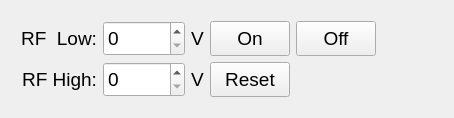
<?xml version="1.0" encoding="UTF-8"?>
<ui version="4.0">
 <class>MainWindow</class>
 <widget class="QMainWindow" name="MainWindow">
  <property name="geometry">
   <rect>
    <x>0</x>
    <y>0</y>
    <width>449</width>
    <height>118</height>
   </rect>
  </property>
  <property name="sizePolicy">
   <sizepolicy hsizetype="Maximum" vsizetype="Preferred">
    <horstretch>0</horstretch>
    <verstretch>0</verstretch>
   </sizepolicy>
  </property>
  <property name="maximumSize">
   <size>
    <width>577</width>
    <height>129</height>
   </size>
  </property>
  <property name="font">
   <font>
    <pointsize>12</pointsize>
   </font>
  </property>
  <property name="windowTitle">
   <string>Emittance Plot Processing</string>
  </property>
  <property name="windowIcon">
   <iconset>
    <normaloff>icon.png</normaloff>icon.png</iconset>
  </property>
  <widget class="QWidget" name="centralwidget">
   <property name="sizePolicy">
    <sizepolicy hsizetype="Maximum" vsizetype="Preferred">
     <horstretch>0</horstretch>
     <verstretch>0</verstretch>
    </sizepolicy>
   </property>
   <layout class="QVBoxLayout" name="verticalLayout">
    <item>
     <layout class="QGridLayout" name="gridLayout_7">
      <property name="leftMargin">
       <number>12</number>
      </property>
      <property name="topMargin">
       <number>12</number>
      </property>
      <property name="rightMargin">
       <number>12</number>
      </property>
      <property name="bottomMargin">
       <number>12</number>
      </property>
      <item row="1" column="1">
       <widget class="QSpinBox" name="spinBox_2">
        <property name="sizePolicy">
         <sizepolicy hsizetype="Minimum" vsizetype="Fixed">
          <horstretch>0</horstretch>
          <verstretch>0</verstretch>
         </sizepolicy>
        </property>
        <property name="minimumSize">
         <size>
          <width>0</width>
          <height>35</height>
         </size>
        </property>
        <property name="maximumSize">
         <size>
          <width>16777215</width>
          <height>35</height>
         </size>
        </property>
        <property name="font">
         <font>
          <pointsize>14</pointsize>
         </font>
        </property>
        <property name="keyboardTracking">
         <bool>false</bool>
        </property>
        <property name="maximum">
         <number>99999</number>
        </property>
        <property name="singleStep">
         <number>50</number>
        </property>
        <property name="value">
         <number>0</number>
        </property>
       </widget>
      </item>
      <item row="0" column="4">
       <widget class="QPushButton" name="pushButton_4">
        <property name="sizePolicy">
         <sizepolicy hsizetype="Maximum" vsizetype="Fixed">
          <horstretch>0</horstretch>
          <verstretch>0</verstretch>
         </sizepolicy>
        </property>
        <property name="minimumSize">
         <size>
          <width>0</width>
          <height>35</height>
         </size>
        </property>
        <property name="maximumSize">
         <size>
          <width>16777215</width>
          <height>35</height>
         </size>
        </property>
        <property name="font">
         <font>
          <pointsize>14</pointsize>
         </font>
        </property>
        <property name="text">
         <string>Off</string>
        </property>
        <property name="checkable">
         <bool>false</bool>
        </property>
       </widget>
      </item>
      <item row="0" column="2">
       <widget class="QLabel" name="label_3">
        <property name="sizePolicy">
         <sizepolicy hsizetype="Maximum" vsizetype="Fixed">
          <horstretch>0</horstretch>
          <verstretch>0</verstretch>
         </sizepolicy>
        </property>
        <property name="minimumSize">
         <size>
          <width>0</width>
          <height>35</height>
         </size>
        </property>
        <property name="maximumSize">
         <size>
          <width>16777215</width>
          <height>35</height>
         </size>
        </property>
        <property name="font">
         <font>
          <pointsize>14</pointsize>
         </font>
        </property>
        <property name="text">
         <string>V</string>
        </property>
       </widget>
      </item>
      <item row="0" column="1">
       <widget class="QSpinBox" name="spinBox_1">
        <property name="sizePolicy">
         <sizepolicy hsizetype="Minimum" vsizetype="Fixed">
          <horstretch>0</horstretch>
          <verstretch>0</verstretch>
         </sizepolicy>
        </property>
        <property name="minimumSize">
         <size>
          <width>0</width>
          <height>35</height>
         </size>
        </property>
        <property name="maximumSize">
         <size>
          <width>16777215</width>
          <height>35</height>
         </size>
        </property>
        <property name="font">
         <font>
          <pointsize>14</pointsize>
         </font>
        </property>
        <property name="keyboardTracking">
         <bool>false</bool>
        </property>
        <property name="maximum">
         <number>9999</number>
        </property>
        <property name="singleStep">
         <number>50</number>
        </property>
        <property name="value">
         <number>0</number>
        </property>
       </widget>
      </item>
      <item row="0" column="0">
       <widget class="QLabel" name="label_1">
        <property name="sizePolicy">
         <sizepolicy hsizetype="Minimum" vsizetype="Fixed">
          <horstretch>0</horstretch>
          <verstretch>0</verstretch>
         </sizepolicy>
        </property>
        <property name="minimumSize">
         <size>
          <width>0</width>
          <height>35</height>
         </size>
        </property>
        <property name="maximumSize">
         <size>
          <width>16777215</width>
          <height>35</height>
         </size>
        </property>
        <property name="font">
         <font>
          <pointsize>14</pointsize>
         </font>
        </property>
        <property name="text">
         <string>RF  Low:</string>
        </property>
        <property name="alignment">
         <set>Qt::AlignRight|Qt::AlignTrailing|Qt::AlignVCenter</set>
        </property>
        <property name="buddy">
         <cstring>spinBox_2</cstring>
        </property>
       </widget>
      </item>
      <item row="0" column="3">
       <widget class="QPushButton" name="pushButton_3">
        <property name="sizePolicy">
         <sizepolicy hsizetype="Maximum" vsizetype="Fixed">
          <horstretch>0</horstretch>
          <verstretch>0</verstretch>
         </sizepolicy>
        </property>
        <property name="minimumSize">
         <size>
          <width>0</width>
          <height>35</height>
         </size>
        </property>
        <property name="maximumSize">
         <size>
          <width>16777215</width>
          <height>35</height>
         </size>
        </property>
        <property name="font">
         <font>
          <pointsize>14</pointsize>
         </font>
        </property>
        <property name="text">
         <string>On</string>
        </property>
        <property name="checkable">
         <bool>false</bool>
        </property>
       </widget>
      </item>
      <item row="1" column="0">
       <widget class="QLabel" name="label_2">
        <property name="sizePolicy">
         <sizepolicy hsizetype="Minimum" vsizetype="Fixed">
          <horstretch>0</horstretch>
          <verstretch>0</verstretch>
         </sizepolicy>
        </property>
        <property name="minimumSize">
         <size>
          <width>0</width>
          <height>35</height>
         </size>
        </property>
        <property name="maximumSize">
         <size>
          <width>16777215</width>
          <height>35</height>
         </size>
        </property>
        <property name="font">
         <font>
          <pointsize>14</pointsize>
         </font>
        </property>
        <property name="text">
         <string>RF High:</string>
        </property>
        <property name="alignment">
         <set>Qt::AlignRight|Qt::AlignTrailing|Qt::AlignVCenter</set>
        </property>
        <property name="buddy">
         <cstring>spinBox_1</cstring>
        </property>
       </widget>
      </item>
      <item row="1" column="2">
       <widget class="QLabel" name="label_4">
        <property name="sizePolicy">
         <sizepolicy hsizetype="Maximum" vsizetype="Fixed">
          <horstretch>0</horstretch>
          <verstretch>0</verstretch>
         </sizepolicy>
        </property>
        <property name="minimumSize">
         <size>
          <width>0</width>
          <height>35</height>
         </size>
        </property>
        <property name="maximumSize">
         <size>
          <width>16777215</width>
          <height>35</height>
         </size>
        </property>
        <property name="font">
         <font>
          <pointsize>14</pointsize>
         </font>
        </property>
        <property name="text">
         <string>V</string>
        </property>
       </widget>
      </item>
      <item row="1" column="3">
       <widget class="QPushButton" name="pushButton_5">
        <property name="sizePolicy">
         <sizepolicy hsizetype="Maximum" vsizetype="Fixed">
          <horstretch>0</horstretch>
          <verstretch>0</verstretch>
         </sizepolicy>
        </property>
        <property name="minimumSize">
         <size>
          <width>0</width>
          <height>35</height>
         </size>
        </property>
        <property name="maximumSize">
         <size>
          <width>16777215</width>
          <height>35</height>
         </size>
        </property>
        <property name="font">
         <font>
          <pointsize>14</pointsize>
         </font>
        </property>
        <property name="text">
         <string>Reset</string>
        </property>
        <property name="checkable">
         <bool>false</bool>
        </property>
       </widget>
      </item>
      <item row="0" column="5">
       <widget class="QPushButton" name="pushButton_1">
        <property name="enabled">
         <bool>true</bool>
        </property>
        <property name="sizePolicy">
         <sizepolicy hsizetype="Minimum" vsizetype="Fixed">
          <horstretch>0</horstretch>
          <verstretch>0</verstretch>
         </sizepolicy>
        </property>
        <property name="minimumSize">
         <size>
          <width>0</width>
          <height>35</height>
         </size>
        </property>
        <property name="maximumSize">
         <size>
          <width>16777215</width>
          <height>35</height>
         </size>
        </property>
        <property name="font">
         <font>
          <pointsize>14</pointsize>
         </font>
        </property>
        <property name="styleSheet">
         <string notr="true">QPushButton {
    border-style: outset;
}
</string>
        </property>
        <property name="text">
         <string notr="true"/>
        </property>
        <property name="icon">
         <iconset>
          <normaloff>leds/images48/ledred.png</normaloff>
          <normalon>leds/images48/ledgreen.png</normalon>leds/images48/ledred.png</iconset>
        </property>
        <property name="iconSize">
         <size>
          <width>36</width>
          <height>36</height>
         </size>
        </property>
        <property name="checkable">
         <bool>true</bool>
        </property>
        <property name="checked">
         <bool>false</bool>
        </property>
        <property name="autoDefault">
         <bool>true</bool>
        </property>
        <property name="default">
         <bool>false</bool>
        </property>
        <property name="flat">
         <bool>true</bool>
        </property>
       </widget>
      </item>
      <item row="1" column="5">
       <widget class="QPushButton" name="pushButton_2">
        <property name="enabled">
         <bool>true</bool>
        </property>
        <property name="sizePolicy">
         <sizepolicy hsizetype="Minimum" vsizetype="Fixed">
          <horstretch>0</horstretch>
          <verstretch>0</verstretch>
         </sizepolicy>
        </property>
        <property name="minimumSize">
         <size>
          <width>0</width>
          <height>35</height>
         </size>
        </property>
        <property name="maximumSize">
         <size>
          <width>16777215</width>
          <height>35</height>
         </size>
        </property>
        <property name="font">
         <font>
          <pointsize>14</pointsize>
         </font>
        </property>
        <property name="styleSheet">
         <string notr="true">QPushButton {
    border-style: outset;
}
</string>
        </property>
        <property name="text">
         <string notr="true"/>
        </property>
        <property name="icon">
         <iconset>
          <normaloff>leds/images48/ledred.png</normaloff>
          <normalon>leds/images48/ledgreen.png</normalon>leds/images48/ledred.png</iconset>
        </property>
        <property name="iconSize">
         <size>
          <width>36</width>
          <height>36</height>
         </size>
        </property>
        <property name="checkable">
         <bool>true</bool>
        </property>
        <property name="checked">
         <bool>true</bool>
        </property>
        <property name="autoDefault">
         <bool>true</bool>
        </property>
        <property name="default">
         <bool>false</bool>
        </property>
        <property name="flat">
         <bool>true</bool>
        </property>
       </widget>
      </item>
     </layout>
    </item>
   </layout>
  </widget>
  <action name="actionOpen">
   <property name="text">
    <string>Open</string>
   </property>
   <property name="font">
    <font>
     <family>Tahoma</family>
     <pointsize>10</pointsize>
    </font>
   </property>
  </action>
  <action name="actionQuit">
   <property name="text">
    <string>Quit</string>
   </property>
  </action>
  <action name="actionPlot">
   <property name="checkable">
    <bool>true</bool>
   </property>
   <property name="checked">
    <bool>true</bool>
   </property>
   <property name="text">
    <string>Plot</string>
   </property>
  </action>
  <action name="actionLog">
   <property name="checkable">
    <bool>true</bool>
   </property>
   <property name="text">
    <string>Log</string>
   </property>
  </action>
  <action name="actionParameters">
   <property name="checkable">
    <bool>true</bool>
   </property>
   <property name="text">
    <string>Parameters</string>
   </property>
  </action>
  <action name="actionAbout">
   <property name="text">
    <string>About</string>
   </property>
  </action>
 </widget>
 <resources/>
 <connections/>
 <designerdata>
  <property name="gridDeltaX">
   <number>10</number>
  </property>
  <property name="gridDeltaY">
   <number>10</number>
  </property>
  <property name="gridSnapX">
   <bool>true</bool>
  </property>
  <property name="gridSnapY">
   <bool>true</bool>
  </property>
  <property name="gridVisible">
   <bool>true</bool>
  </property>
 </designerdata>
</ui>
